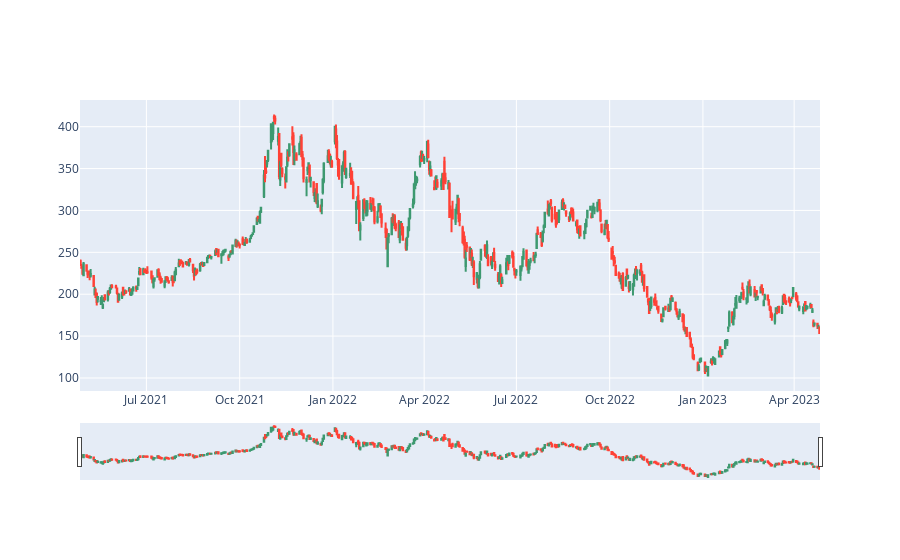

Notebook code cell kept with this figure:
### Markdown cell above
### Visualization

### Code cell
fig = go.Figure(data=[go.Candlestick(x=df['date'],
                open=df['open'],
                high=df['high'],
                low=df['low'],
                close=df['close'])])

fig.show()

### Figure 1 — Plotly figure (JSON) as saved in the notebook; plotly's stock layout.template omitted (floating-point values rounded to 4 significant figures; data arrays with more than 128 entries replaced by an {"elided": "..."} marker saying what was removed)
{"data": [{"close": {"elided": "504 float values"}, "high": {"elided": "504 float values"}, "low": {"elided": "504 float values"}, "open": {"elided": "504 float values"}, "type": "candlestick", "x": {"elided": "504 str values"}}], "layout": {}}
